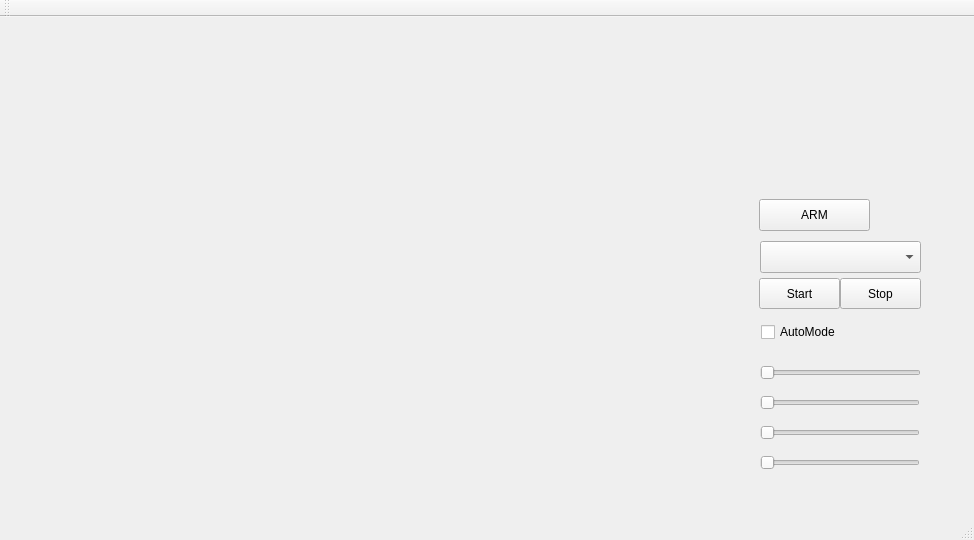
<?xml version="1.0" encoding="UTF-8"?>
<ui version="4.0">
 <class>camera</class>
 <widget class="QMainWindow" name="camera">
  <property name="geometry">
   <rect>
    <x>0</x>
    <y>0</y>
    <width>974</width>
    <height>540</height>
   </rect>
  </property>
  <property name="windowTitle">
   <string>camera</string>
  </property>
  <widget class="QWidget" name="centralWidget">
   <widget class="QLabel" name="video">
    <property name="enabled">
     <bool>true</bool>
    </property>
    <property name="geometry">
     <rect>
      <x>40</x>
      <y>40</y>
      <width>651</width>
      <height>401</height>
     </rect>
    </property>
    <property name="text">
     <string/>
    </property>
    <property name="buddy">
     <cstring>video</cstring>
    </property>
   </widget>
   <widget class="QCheckBox" name="AutoMode">
    <property name="geometry">
     <rect>
      <x>761</x>
      <y>305</y>
      <width>85</width>
      <height>20</height>
     </rect>
    </property>
    <property name="text">
     <string>AutoMode</string>
    </property>
   </widget>
   <widget class="QSlider" name="slider1">
    <property name="geometry">
     <rect>
      <x>760</x>
      <y>340</y>
      <width>161</width>
      <height>31</height>
     </rect>
    </property>
    <property name="orientation">
     <enum>Qt::Horizontal</enum>
    </property>
   </widget>
   <widget class="QSlider" name="slider2">
    <property name="geometry">
     <rect>
      <x>760</x>
      <y>370</y>
      <width>160</width>
      <height>31</height>
     </rect>
    </property>
    <property name="orientation">
     <enum>Qt::Horizontal</enum>
    </property>
   </widget>
   <widget class="QSlider" name="slider3">
    <property name="geometry">
     <rect>
      <x>760</x>
      <y>400</y>
      <width>160</width>
      <height>31</height>
     </rect>
    </property>
    <property name="orientation">
     <enum>Qt::Horizontal</enum>
    </property>
   </widget>
   <widget class="QSlider" name="slider4">
    <property name="geometry">
     <rect>
      <x>760</x>
      <y>430</y>
      <width>160</width>
      <height>31</height>
     </rect>
    </property>
    <property name="orientation">
     <enum>Qt::Horizontal</enum>
    </property>
   </widget>
   <widget class="QComboBox" name="AvailableCameras">
    <property name="geometry">
     <rect>
      <x>760</x>
      <y>224</y>
      <width>161</width>
      <height>32</height>
     </rect>
    </property>
   </widget>
   <widget class="QPushButton" name="Start">
    <property name="geometry">
     <rect>
      <x>759</x>
      <y>261</y>
      <width>81</width>
      <height>31</height>
     </rect>
    </property>
    <property name="text">
     <string>Start</string>
    </property>
   </widget>
   <widget class="QPushButton" name="Stop">
    <property name="geometry">
     <rect>
      <x>840</x>
      <y>261</y>
      <width>81</width>
      <height>31</height>
     </rect>
    </property>
    <property name="text">
     <string>Stop</string>
    </property>
   </widget>
   <widget class="QPushButton" name="ArmButton">
    <property name="geometry">
     <rect>
      <x>759</x>
      <y>182</y>
      <width>111</width>
      <height>32</height>
     </rect>
    </property>
    <property name="text">
     <string>ARM</string>
    </property>
   </widget>
  </widget>
  <widget class="QMenuBar" name="menuBar">
   <property name="geometry">
    <rect>
     <x>0</x>
     <y>0</y>
     <width>974</width>
     <height>22</height>
    </rect>
   </property>
  </widget>
  <widget class="QToolBar" name="mainToolBar">
   <attribute name="toolBarArea">
    <enum>TopToolBarArea</enum>
   </attribute>
   <attribute name="toolBarBreak">
    <bool>false</bool>
   </attribute>
  </widget>
  <widget class="QStatusBar" name="statusBar"/>
 </widget>
 <layoutdefault spacing="6" margin="11"/>
 <resources/>
 <connections/>
</ui>
